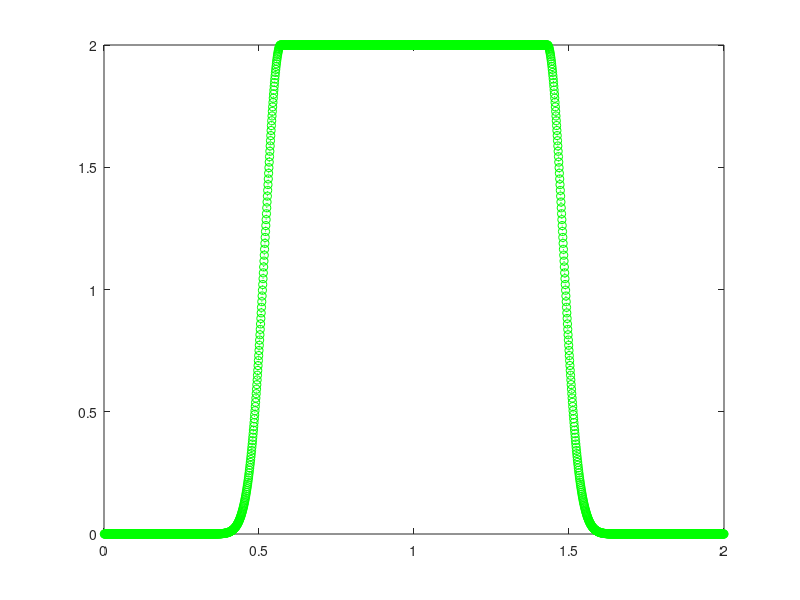
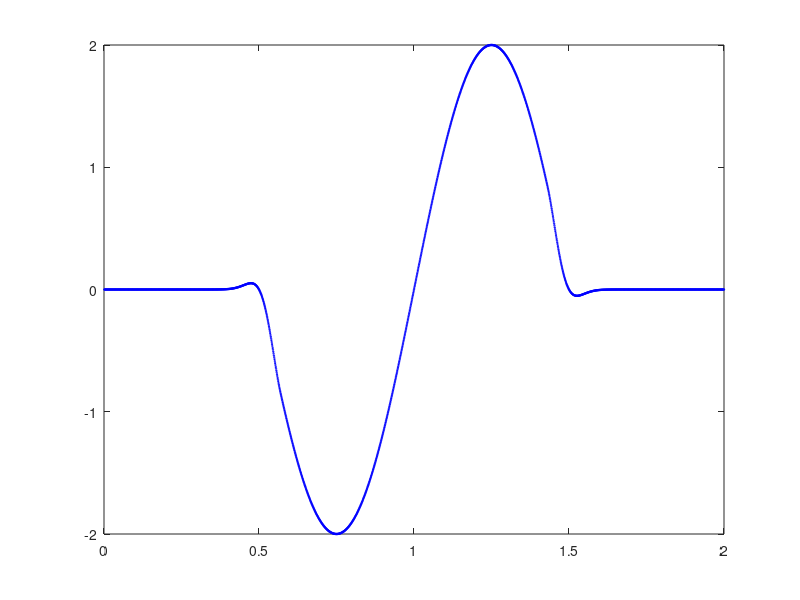

Write the MATLAB code that produced these figures, in order.


% sine with gaussian smoothing

%v2: making sure gaussian is right
%v3: fixing gaussian and applying left side
%v4: reduce to total of 2*period for time

num_points = 1000;
amplitude = 2;
sig = 0.05;
reduction = 0.07;

u1 = num_points/2 + (num_points*reduction);
u2 = (3/2)*num_points - (num_points * reduction);

%% square wave
square_wave = zeros(num_points*2,1);

% % full square wave version
% for i = num_points:1:2*num_points
%     square_wave(i) = amplitude;
% end

% reduced square wave version
for i = u1:1:u2
    square_wave(i) = amplitude;
end

window = square_wave;
%% square wave with combined wave with gaussian

combined_wave = zeros(num_points*2, 1);
gaussian2 = zeros(num_points*2,1);
gaussian1 = zeros(num_points*2,1);


for i = 1:1:u1
    gaussian1(i) = amplitude * exp(-((i-u1)*(1/num_points)).^2/(2*sig^2));
    window(i) = gaussian1(i);
end

for i = u2:1:2*num_points
    gaussian2(i) = amplitude * exp(-((i-u2)*(1/num_points)).^2/(2*sig^2));
    window(i) = gaussian2(i);
end

for i = 1:2*num_points
    combined_wave(i) = sin(i/num_points*2*pi) * window(i);
end

for i = 1:2*num_points
    sine_curve(i) = amplitude* sin(i/num_points*2*pi);
end

t = (1:2*num_points) * 1/num_points;

% figure;
% plot(t, gaussian1, 'r:o')
figure;
plot(t, window, 'g:o')
figure;
plot(t, combined_wave, 'b:o', 'MarkerSize', 1)
% hold on
% plot(t, sine_curve, 'r:o', 'MarkerSize', 1)

% %% full gaussian
% f_gaussian = zeros(num_points*2,1);
% for i = 1:1:3*num_points
%     f_gaussian(i) = amplitude * exp(-((i-u2)/num_points).^2/(2*sig^2));
% end
% 
% figure;
% plot(t, f_gaussian, 'b:o');
